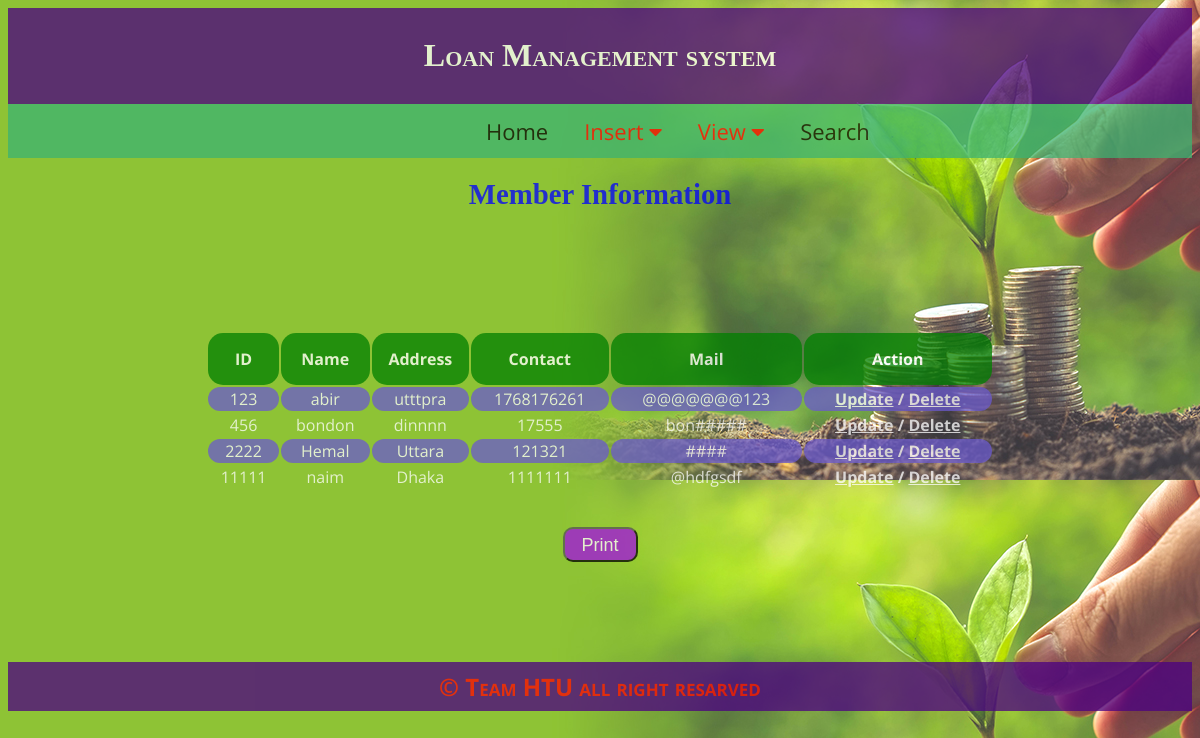
Screenshot of /member_view.php with the database file from the repository.
### tables this page shows
CREATE TABLE `tb_member` (
  `Mem_id` int(33) NOT NULL,
  `Acc_id` int(44) NOT NULL,
  `Mem_name` text NOT NULL,
  `Mem_address` varchar(66) NOT NULL,
  `Mem_contact` int(44) NOT NULL,
  `Mem_mail` varchar(88) NOT NULL
);

### member_view.php (the view, shortened to what this page needs)
<?php include 'header.php'; ?>
<div id="printableArea">
<h2 align=center><big>Member Information</big></h2>
<div style="padding: 100px; " >
<?php
$servername = "localhost";
$username = "root";
$password = "";
$dbname = "db_loanmanagementsystem";
$conn = mysqli_connect($servername, $username, $password, $dbname);
$sql = "SELECT * FROM tb_member";
$result = mysqli_query($conn, $sql);
if ($result->num_rows > 0) {
    echo "<table align=center> <tr> <th>ID</th> <th>Name</th> <th>Address</th> <th>Contact</th> <th>Mail</th><th>Action</th></tr>";
    while($row = $result->fetch_assoc()) {
        echo "<tr> <td>" . $row["Mem_id"]. "</td> <td>" . $row["Mem_name"]."</td> <td>" . $row["Mem_address"]."</td> <td>".$row["Mem_contact"]."</td> <td>".$row["Mem_mail"]."</td><td>"."<a href='member_edit.php?id=".$row["Mem_id"]."'><b>Update</a>"." / "."<a href='member_delect.php?id=".$row["Mem_id"]."'>Delete</a>"."</td></tr>";
    }
    echo "</table>";
}
else {
    echo "0 results";
}
?>
<br><br>
<center><input type="button" style="width: 75px;height: 35px; background: #A20FE2;color: #fff;font-size: 18px;border-radius: 10px;padding: 6px;" onclick="window.location.href='member_all_print.php'" value="Print" /></center>
</div>
</div>
<?php include 'footer.php'; ?>
</html>

### header.php (style rules this page uses)
h1,h2,h3,big { font-family:Comic Sans MS; }
table { width: 80%; font-family: 'Open Sans', sans-serif;color: #fff; }
th { border: 1px; background-color: green; height: 50px; border-radius: 15px; }
td { text-align: center;border-radius: 15px;border: 1px; }
td a { color: #fff; }
tr:nth-child(even) { background-color: slateblue }
tr:nth-child(odd) { background-color: }
body { opacity:0.75; }
h2 { color:blue; }

### rows the page displays
tb_member: Mem "123", Mem_name "abir", Mem_address "utttpra", Mem_contact "1768176261", Mem_mail "@@@@@@@123"
tb_member: Mem "456", Mem_name "bondon", Mem_address "dinnnn", Mem_contact "17555", Mem_mail "bon#####"
tb_member: Mem "2222", Mem_name "Hemal", Mem_address "Uttara", Mem_contact "121321", Mem_mail "####"
tb_member: Mem "11111", Mem_name "naim", Mem_address "Dhaka", Mem_contact "1111111", Mem_mail "@hdfgsdf"
